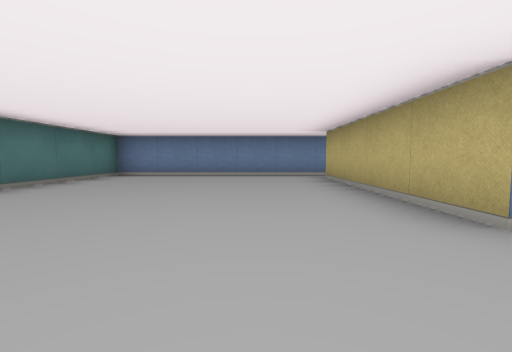
View 1 (above)

12 first-person views from a walk through a cub3D level. The camera is about half as high as the walls, tilts 4° down and sees 90° across. The floor is counted in squares. Each view is taken from the middle of a square. On the plan, view 1 faces up. The plan holds only what a view shows up to about 9 squares ahead; the rest is blank.

View 2
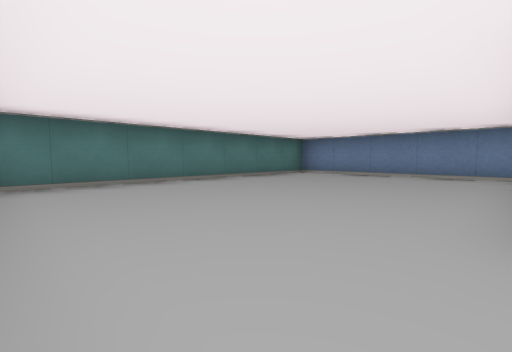

View 3
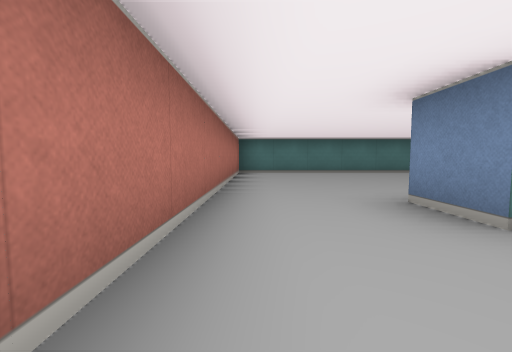

View 4
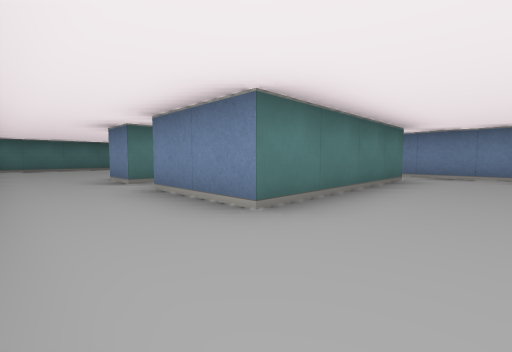

View 5
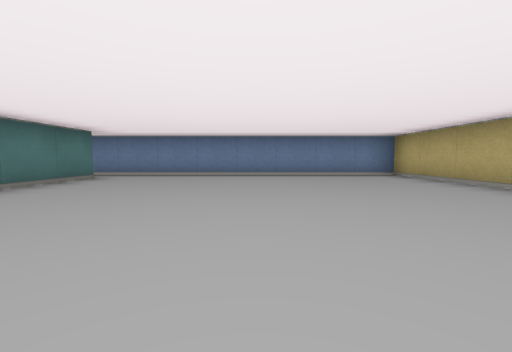

View 6
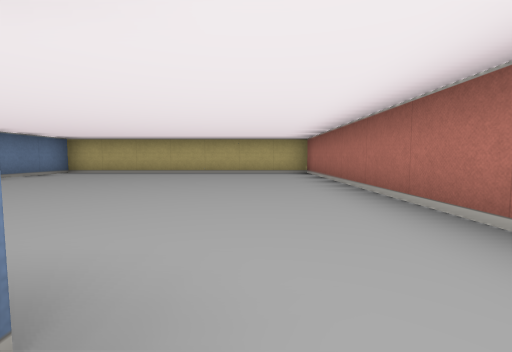

View 7
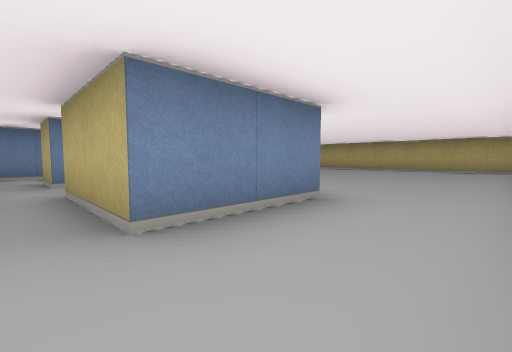

View 8
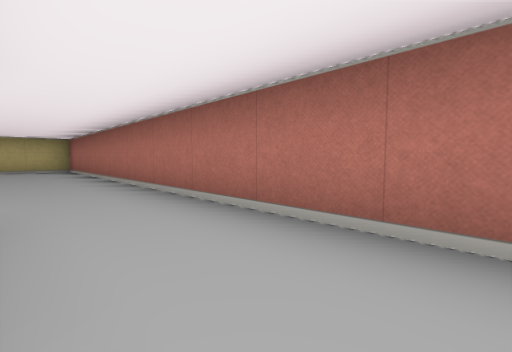

View 9
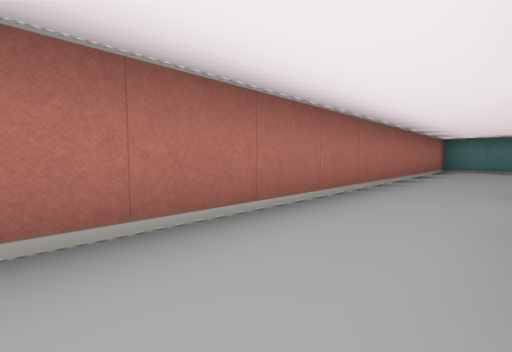

View 10
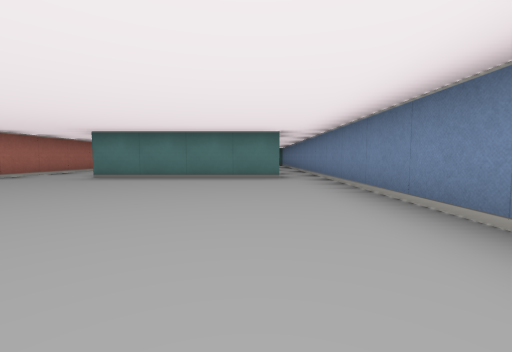

View 11
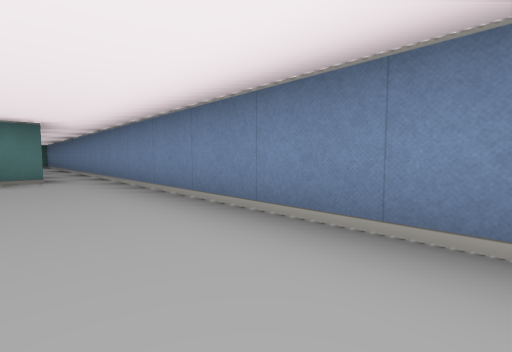

View 12
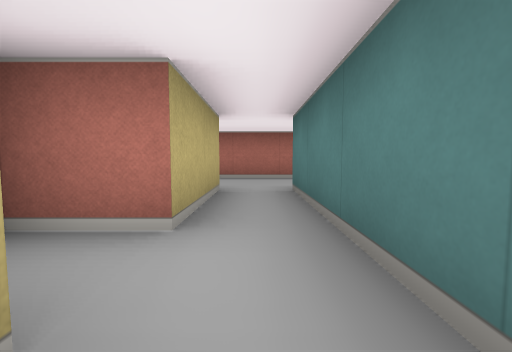

### Floor plan
Ten units are one square. View 1 is at (0, 0); x grows to the right and y downward. Boxes are objects, and circles mark ways between rooms. Rooms are numbered by the first view taken in them; rooms with no view inside come last. Other rooms are left out.
<svg viewBox="-40 -70 170 80">
<path fill="none" stroke="#000" d="M25 -15 15 -15 15 -55M25 -65 -35 -65 -35 5 25 5M55 -56 55 -15 35 -15M35 5 125 5 125 -65 35 -65M35 -15 35 -35 45 -35M35 -45 35 -55M25 -46 25 -15M25 5 35 5M35 -65 25 -65"/>
<circle cx="20" cy="-5" r="3" fill="#2a7"/>
<circle cx="20" cy="-60" r="3" fill="#2a7"/>
<circle cx="45" cy="-5" r="3" fill="#2a7"/>
<circle cx="45" cy="-60" r="3" fill="#2a7"/>
<text x="-10" y="-30">1</text>
<text x="90" y="-30">2</text>
<text x="30" y="-30">3</text>
</svg>
Room 1 opens to room 3. Room 2 opens to room 3.

Where each view was taken, in squares from view 1:
view 1: 0 up, 0 right, facing up
view 2: 0 up, 1 right, facing up-left
view 3: 0 up, 4 right, facing left
view 4: 0 up, 7 right, facing up-left
view 5: 0 up, 9 right, facing up
view 6: 1 up, 5 right, facing right
view 7: 0 up, 3 right, facing up-right
view 8: 1 up, 3 right, facing down-right
view 9: 1 up, 6 right, facing down-left
view 10: 5 up, 11 right, facing left
view 11: 5 up, 11 right, facing up-left
view 12: 5 up, 3 right, facing down
